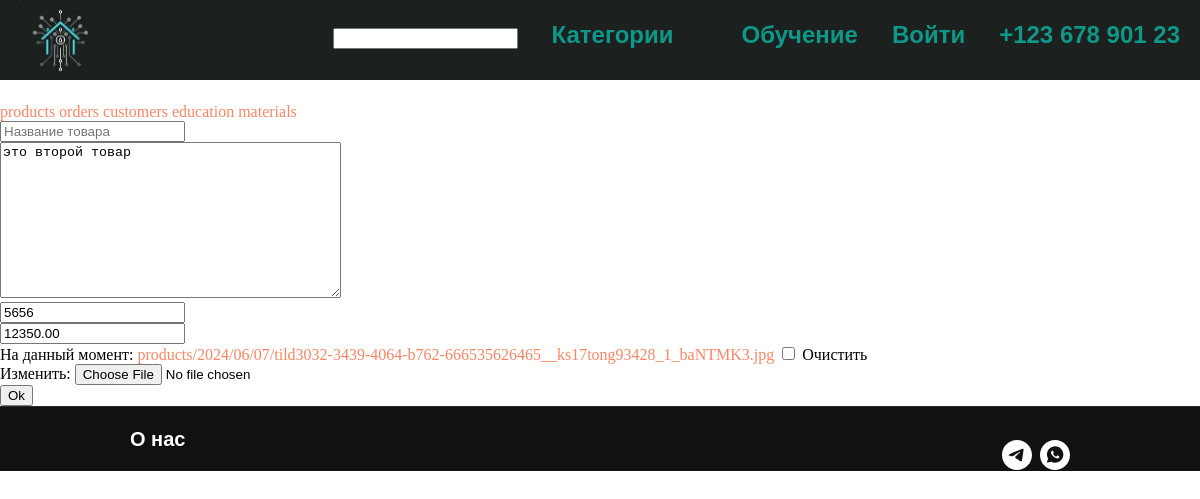
Page /edit_product/2 on the committed database.
### shop/models.py (models this page shows, shortened)
class Product(models.Model):
    name = models.CharField(
        max_length=200, unique=True, verbose_name='Наменование продукта'
        )
    slug = models.SlugField(
        max_length=200, unique=True, blank=True, null=True, verbose_name='URL'
        )
    image = models.ImageField(
        upload_to='products/%Y/%m/%d', blank=True, verbose_name='Изображение'
        )
    description = models.CharField(
        max_length=250, blank=True, null=True, verbose_name='Описание'
        )
    price = models.DecimalField(
        default=0.00, max_digits=10, decimal_places=2, verbose_name='Цена'
        )
    quantity = models.PositiveSmallIntegerField(
        default=0, verbose_name="Остаток"
        )
    attributes = models.TextField(
        max_length=1000, blank=True, null=True, verbose_name='Характеристики'
        )
    status = models.CharField(max_length=255, choices=STATUS, default='open')

### shop/views/alex.py (the view)
# urls.py: path('edit_product/<int:pk>',views.edit_product,name='edit_product'),
def edit_product(request,pk):
    product = Product.objects.get(pk=pk)
    form = ProductForm(request.POST or None,request.FILES or None,instance=product)
    if form.is_valid():
        form.save()
        return redirect('shop:products')
    return render(request, 'product_form.html', {'form': form})

### shop/forms.py
class ProductForm(forms.ModelForm):
    image = forms.ImageField(widget=forms.TextInput(
        attrs={"type": "image"}
    ))
    price = forms.DecimalField(
        max_digits=10, decimal_places=2
    )
    class Meta:
        model = Product
        fields = ["name", "slug", "image", "description", "price", "quantity", "attributes"]

### shop/templatetags/index.py (called while the page is built)
@register.filter
def split_url(addr, i):
    return addr.split(i)

### cms/templates/product_form.html (shortened to what this page needs)
{% extends 'layout.html' %}
{% block content_cms %}
    <div class="section">
        <div class="container">
            <div class="columns is-centered is-vcentered">
                <div class="column is-5">
                    <form class="box" method="post" enctype="multipart/form-data">
                        {% for field in form %}
                            <div class="field">
                                <div class="control">
                                    {{field}}
                                </div>
                            </div>
                        {% endfor %}
                        <button class="button is-success">Ok</button>
                    </form>
                </div>
            </div>
        </div>
    </div>
{% endblock %}

### rows in the picture
Product: form "это второй товар" "5656" "12350.00"
